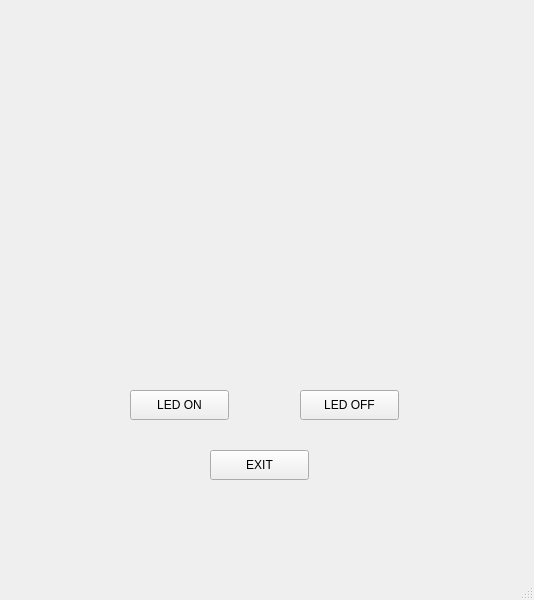
<?xml version="1.0" encoding="UTF-8"?>
<ui version="4.0">
 <class>MainWindow</class>
 <widget class="QMainWindow" name="MainWindow">
  <property name="geometry">
   <rect>
    <x>0</x>
    <y>0</y>
    <width>534</width>
    <height>600</height>
   </rect>
  </property>
  <property name="windowTitle">
   <string>MainWindow</string>
  </property>
  <widget class="QWidget" name="centralwidget">
   <widget class="QPushButton" name="btn_1">
    <property name="geometry">
     <rect>
      <x>130</x>
      <y>390</y>
      <width>99</width>
      <height>30</height>
     </rect>
    </property>
    <property name="text">
     <string>LED ON</string>
    </property>
   </widget>
   <widget class="QPushButton" name="btn_2">
    <property name="geometry">
     <rect>
      <x>300</x>
      <y>390</y>
      <width>99</width>
      <height>30</height>
     </rect>
    </property>
    <property name="text">
     <string>LED OFF</string>
    </property>
   </widget>
   <widget class="QPushButton" name="btn_3">
    <property name="geometry">
     <rect>
      <x>210</x>
      <y>450</y>
      <width>99</width>
      <height>30</height>
     </rect>
    </property>
    <property name="text">
     <string>EXIT</string>
    </property>
   </widget>
  </widget>
  <widget class="QMenuBar" name="menubar">
   <property name="geometry">
    <rect>
     <x>0</x>
     <y>0</y>
     <width>534</width>
     <height>28</height>
    </rect>
   </property>
  </widget>
  <widget class="QStatusBar" name="statusbar"/>
 </widget>
 <resources/>
 <connections>
  <connection>
   <sender>btn_3</sender>
   <signal>clicked()</signal>
   <receiver>MainWindow</receiver>
   <slot>btn3Exit()</slot>
   <hints>
    <hint type="sourcelabel">
     <x>282</x>
     <y>498</y>
    </hint>
    <hint type="destinationlabel">
     <x>282</x>
     <y>519</y>
    </hint>
   </hints>
  </connection>
 </connections>
 <slots>
  <slot>btn1_1()</slot>
  <slot>btn2Func()</slot>
  <slot>btn3Exit()</slot>
 </slots>
</ui>
